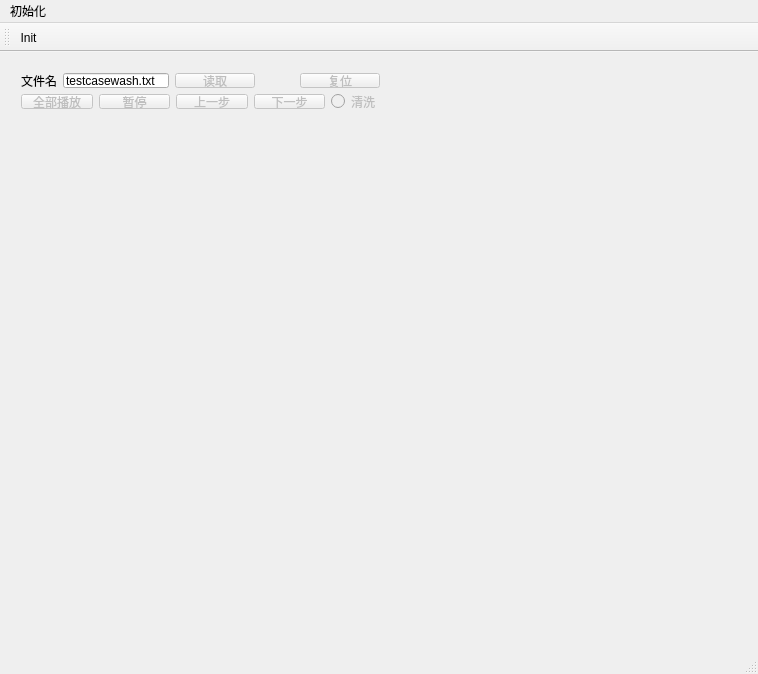
<?xml version="1.0" encoding="UTF-8"?>
<ui version="4.0">
 <class>ChipClass</class>
 <widget class="QMainWindow" name="ChipClass">
  <property name="geometry">
   <rect>
    <x>0</x>
    <y>0</y>
    <width>758</width>
    <height>674</height>
   </rect>
  </property>
  <property name="windowTitle">
   <string>Chip</string>
  </property>
  <widget class="QWidget" name="centralWidget">
   <widget class="QWidget" name="layoutWidget">
    <property name="geometry">
     <rect>
      <x>10</x>
      <y>10</y>
      <width>381</width>
      <height>58</height>
     </rect>
    </property>
    <layout class="QVBoxLayout" name="verticalLayout">
     <item>
      <layout class="QHBoxLayout" name="horizontalLayout">
       <item>
        <widget class="QLabel" name="label">
         <property name="text">
          <string>文件名</string>
         </property>
        </widget>
       </item>
       <item>
        <widget class="QLineEdit" name="fileName">
         <property name="text">
          <string>testcasewash.txt</string>
         </property>
        </widget>
       </item>
       <item>
        <widget class="QPushButton" name="read">
         <property name="enabled">
          <bool>false</bool>
         </property>
         <property name="text">
          <string>读取</string>
         </property>
        </widget>
       </item>
       <item>
        <spacer name="horizontalSpacer">
         <property name="orientation">
          <enum>Qt::Horizontal</enum>
         </property>
         <property name="sizeHint" stdset="0">
          <size>
           <width>40</width>
           <height>20</height>
          </size>
         </property>
        </spacer>
       </item>
       <item>
        <widget class="QPushButton" name="reset">
         <property name="enabled">
          <bool>false</bool>
         </property>
         <property name="text">
          <string>复位</string>
         </property>
        </widget>
       </item>
      </layout>
     </item>
     <item>
      <layout class="QHBoxLayout" name="horizontalLayout_2">
       <item>
        <widget class="QPushButton" name="start">
         <property name="enabled">
          <bool>false</bool>
         </property>
         <property name="text">
          <string>全部播放</string>
         </property>
        </widget>
       </item>
       <item>
        <widget class="QPushButton" name="pause">
         <property name="enabled">
          <bool>false</bool>
         </property>
         <property name="text">
          <string>暂停</string>
         </property>
        </widget>
       </item>
       <item>
        <widget class="QPushButton" name="lastStep">
         <property name="enabled">
          <bool>false</bool>
         </property>
         <property name="text">
          <string>上一步</string>
         </property>
        </widget>
       </item>
       <item>
        <widget class="QPushButton" name="nextStep">
         <property name="enabled">
          <bool>false</bool>
         </property>
         <property name="text">
          <string>下一步</string>
         </property>
        </widget>
       </item>
       <item>
        <widget class="QRadioButton" name="wash">
         <property name="enabled">
          <bool>false</bool>
         </property>
         <property name="text">
          <string>清洗</string>
         </property>
        </widget>
       </item>
       <item>
        <spacer name="horizontalSpacer_2">
         <property name="orientation">
          <enum>Qt::Horizontal</enum>
         </property>
         <property name="sizeHint" stdset="0">
          <size>
           <width>40</width>
           <height>20</height>
          </size>
         </property>
        </spacer>
       </item>
      </layout>
     </item>
    </layout>
   </widget>
  </widget>
  <widget class="QMenuBar" name="menuBar">
   <property name="geometry">
    <rect>
     <x>0</x>
     <y>0</y>
     <width>758</width>
     <height>23</height>
    </rect>
   </property>
   <widget class="QMenu" name="menu">
    <property name="title">
     <string>初始化</string>
    </property>
    <addaction name="actionInit"/>
   </widget>
   <addaction name="menu"/>
  </widget>
  <widget class="QToolBar" name="mainToolBar">
   <attribute name="toolBarArea">
    <enum>TopToolBarArea</enum>
   </attribute>
   <attribute name="toolBarBreak">
    <bool>false</bool>
   </attribute>
   <addaction name="actionInit"/>
  </widget>
  <widget class="QStatusBar" name="statusBar"/>
  <action name="actionInit">
   <property name="checkable">
    <bool>true</bool>
   </property>
   <property name="text">
    <string>Init</string>
   </property>
   <property name="toolTip">
    <string>初始设置</string>
   </property>
  </action>
 </widget>
 <layoutdefault spacing="6" margin="11"/>
 <resources>
  <include location="Chip.qrc"/>
 </resources>
 <connections/>
</ui>
